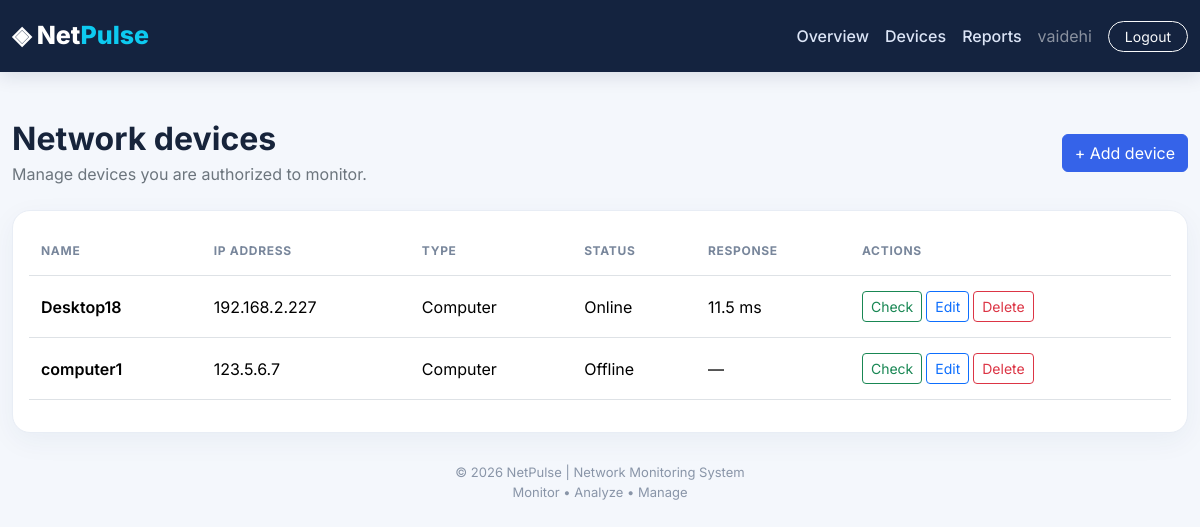
The app's page /devices/ (signed in) with its own data.
### monitoring/models.py (models this page shows, shortened)
class NetworkDevice(models.Model):
    DEVICE_TYPES = [
        ("Computer", "Computer"),
        ("Server", "Server"),
        ("Router", "Router"),
        ("Printer", "Printer"),
        ("Other", "Other"),
    ]
    STATUS_CHOICES = [
        ("Unknown", "Unknown"),
        ("Online", "Online"),
        ("Offline", "Offline"),
    ]
    device_name = models.CharField(max_length=100)
    ip_address = models.GenericIPAddressField(unique=True)
    device_type = models.CharField(max_length=30, choices=DEVICE_TYPES, default="Other")
    status = models.CharField(max_length=10, choices=STATUS_CHOICES, default="Unknown")
    response_time = models.FloatField(default=0)
    last_checked = models.DateTimeField(null=True, blank=True)
    created_at = models.DateTimeField(auto_now_add=True)
    class Meta:
        ordering = ["device_name"]

### monitoring/views.py (the view)
# urls.py: path('devices/', views.device_list, name='device_list'),
@login_required
def device_list(request):
    return render(request, "monitoring/device_list.html", {
        "devices": NetworkDevice.objects.all()
    })

### monitoring/templates/monitoring/device_list.html (shortened to what this page needs)
{% extends "monitoring/base.html" %}
{% block content %}
<div class="d-flex justify-content-between align-items-center mb-4">
  <div><h2 class="fw-bold mb-1">Network devices</h2><p class="text-secondary mb-0">Manage devices you are authorized to monitor.</p></div>
  <a class="btn btn-primary" href="{% url 'device_create' %}">+ Add device</a>
</div>
<div class="card sidebar-card p-3"><div class="table-responsive"><table class="table align-middle">
<thead><tr><th>Name</th><th>IP address</th><th>Type</th><th>Status</th><th>Response</th><th>Actions</th></tr></thead>
<tbody>{% for device in devices %}
<tr>
<td class="fw-semibold">{{ device.device_name }}</td><td>{{ device.ip_address }}</td><td>{{ device.device_type }}</td>
<td>{{ device.status }}</td><td>{% if device.status == "Online" %}{{ device.response_time }} ms{% else %}—{% endif %}</td>
<td><div class="d-flex flex-wrap gap-1">
<form method="post" action="{% url 'check_device' device.pk %}">{% csrf_token %}<button class="btn btn-sm btn-outline-success">Check</button></form>
<a class="btn btn-sm btn-outline-primary" href="{% url 'device_update' device.pk %}">Edit</a>
<a class="btn btn-sm btn-outline-danger" href="{% url 'device_delete' device.pk %}">Delete</a>
</div></td></tr>
{% empty %}<tr><td colspan="6" class="text-center text-secondary py-4">No devices added yet.</td></tr>{% endfor %}</tbody>
</table></div></div>
{% endblock %}

### monitoring/templates/monitoring/base.html (shortened to what this page needs)
<!DOCTYPE html>
<html lang="en">
<head>
    <link href="https://cdn.jsdelivr.net/npm/bootstrap@5.3.3/dist/css/bootstrap.min.css" rel="stylesheet">
</head>
<body>
<nav class="navbar navbar-expand-lg">
    <div class="container page-wrap">
        <a class="navbar-brand" href="{% url 'dashboard' %}">
            ◈ Net<span class="text-info">Pulse</span>
        </a>
        {% if user.is_authenticated %}
        <div class="d-flex align-items-center flex-wrap gap-3">
            <a class="nav-link" href="{% url 'dashboard' %}">
                Overview
            </a>
            <a class="nav-link" href="{% url 'device_list' %}">
                Devices
            </a>
            <a class="nav-link" href="{% url 'reports' %}">
                Reports
            </a>
            <span class="text-white-50">
                {{ user.username }}
            </span>
            <form method="post" action="{% url 'logout' %}">
                <button class="btn btn-outline-light btn-sm rounded-pill px-3">
                    Logout
                </button>
            </form>
        </div>
        {% endif %}
    </div>
</nav>
<main class="container page-wrap py-4 py-lg-5">
    {% block content %}{% endblock %}
    <div class="footer">
        © 2026 NetPulse | Network Monitoring System
        <br>
        Monitor • Analyze • Manage
    </div>
</main>
</body>
</html>

### monitoring/templates/monitoring/base.html (style rules this page uses)
body { background: #f4f7fc; color: #17243b; font-family: 'Inter', sans-serif; }
.navbar { background: #14233f; min-height: 72px; box-shadow: 0 4px 18px rgba(13,31,59,.12); }
.navbar-brand { color: white !important; font-size: 25px; font-weight: 800; }
.nav-link { color: #dce5f7 !important; font-weight: 500; }
.page-wrap { max-width: 1250px; }
.sidebar-card, .stat-card { background: white; border: 1px solid #e8edf5; border-radius: 18px; box-shadow: 0 8px 28px rgba(29,52,89,.05); }
.btn-primary { background: #3563e9; border-color: #3563e9; }
.footer { color: #8995a8; font-size: 13px; text-align: center; padding: 30px 0; }
.table thead th { color: #78869b; font-size: 12px; text-transform: uppercase; letter-spacing: .7px; }
.table td, .table th { padding: 15px 12px; }

### records on screen
NetworkDevice: device_name "Desktop18", ip_address "192.168.2.227", device_type "Computer", status "Online", response_time "11.5"
NetworkDevice: device_name "computer1", ip_address "123.5.6.7", device_type "Computer", status "Offline"

### other values on screen
{{ user.username }} "vaidehi"
